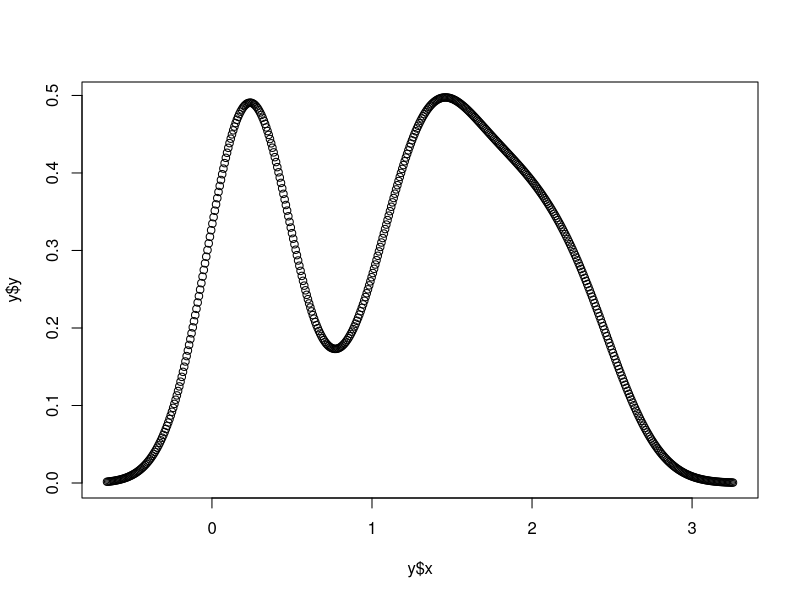

Write R code to recreate this figure.
## ---- chunk 1
y <- density(iris$Petal.Width)
## ---- chunk 2
# determine the class of y
class(y)

# determine the type of y
typeof(y)

# determine the structure of y
str(y)
## ---- chunk 3
#| echo: false

# plot the function of y
plot(x= y$x, y = y$y)
